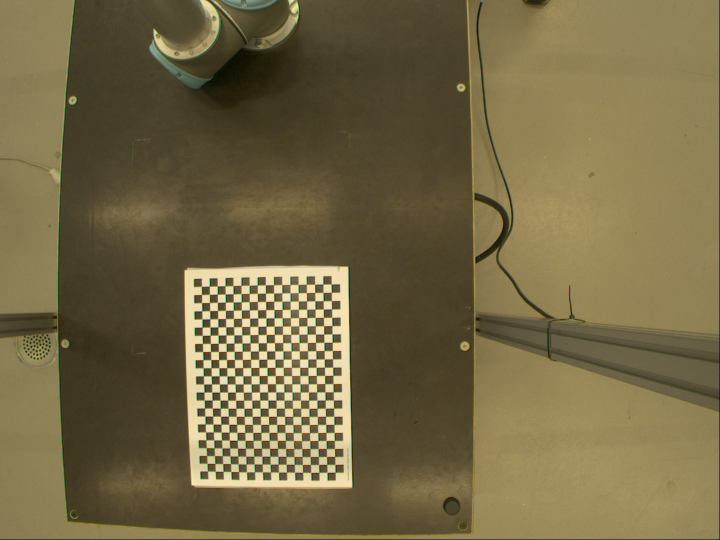
#> input picture calibration/Image__2018-10-05__10-29-04.png, 1440 x 1080 px (shown at 1/2 size); its folder holds only this picture in this run
$ python test.py
#> lines starting #> are read from the running program, lines starting #| are printed output that depends on the picture; after the words box and inside, x2 and y2 are one past the last pixel; in counts of white or black regions, pixels touching at a corner belong together; long printed decimals are rounded
import numpy as np
import cv2 as cv
import glob
import os
import yaml
class CameraCalibration:
    def __init__(self, chessboardSize, imageFolderPath, useFisheye=False):
        self.chessboardSize = chessboardSize
        self.imageFolderPath = imageFolderPath
        self.useFisheye = useFisheye
        self.objpoints = []  # 3d point in real-world space
        self.imgpoints = []  # 2d points in image plane.
        self.cameraMatrix = None
        self.dist = None
        self.rvecs = None
        self.tvecs = None
    def findChessboardCorners(self):
        criteria = (cv.TERM_CRITERIA_EPS + cv.TERM_CRITERIA_MAX_ITER, 30, 0.001)
        objp = np.zeros((self.chessboardSize[0] * self.chessboardSize[1], 3), np.float32)
        objp[:,:2] = np.mgrid[0:self.chessboardSize[0],0:self.chessboardSize[1]].T.reshape(-1,2)
        size_of_chessboard_squares_mm = 20
        objp = objp * size_of_chessboard_squares_mm

        images = glob.glob(self.imageFolderPath + '/*.png')

        for image in images:
            if image:
                img = cv.imread(image)
#> img is the input picture: shape (1080, 1440, 3); mean B, G, R 69.3, 103.9, 116.1
                gray = cv.cvtColor(img, cv.COLOR_BGR2GRAY)
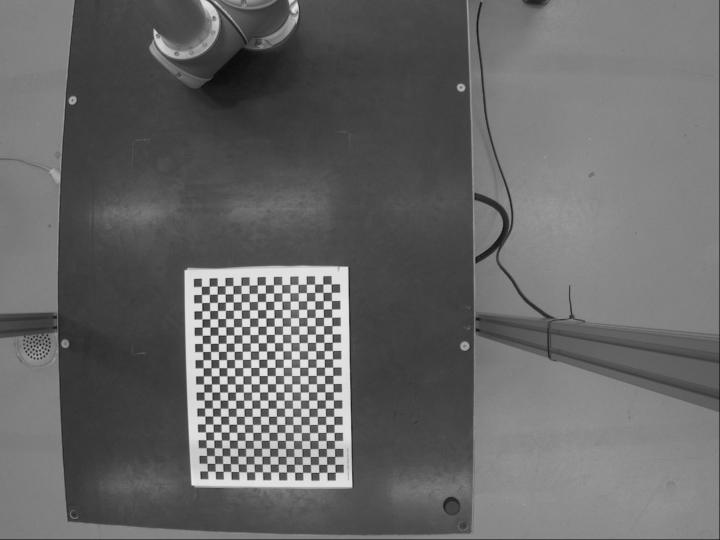
#> gray: shape (1080, 1440) (shown at 1/2 size); min 0, max 244, mean 103.6
                ret, corners = cv.findChessboardCorners(gray, self.chessboardSize, None)
#> ret = True; corners = 408 rows, first 8: [415.7, 942.6], [414.7, 927.8], [414.2, 911.9], [412.8, 896.3], [412.5, 880.3], [411.9, 864.8], [411, 848.7], [410.6, 832.7]

                if ret == True:
                    self.objpoints.append(objp)
                    corners2 = cv.cornerSubPix(gray, corners, (11,11), (-1,-1), criteria)
#> corners2 = 408 rows, first 8: [415.5, 942.6], [414.6, 927.3], [414.1, 911.7], [412.9, 895.9], [412.5, 880.3], [411.8, 864.5], [410.9, 848.6], [410.4, 832.6]
                    self.imgpoints.append(corners)

                    # Draw and save the corners in a results folder
                    cv.drawChessboardCorners(img, self.chessboardSize, corners2, ret)
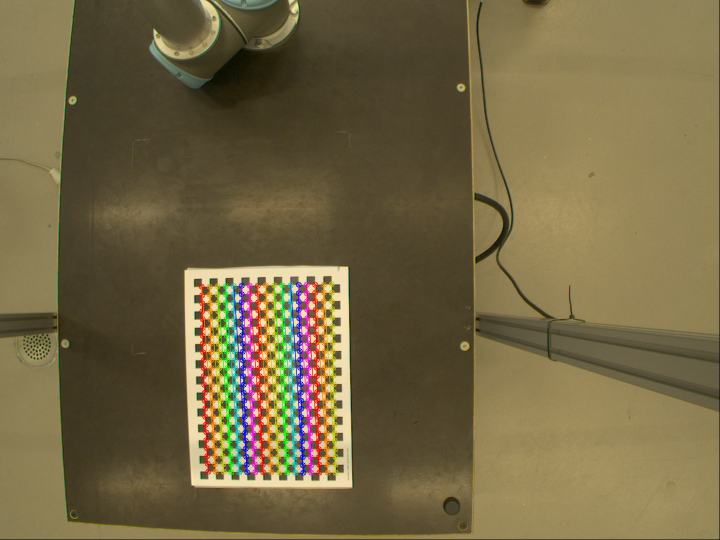
#> img: shape (1080, 1440, 3) (shown at 1/2 size); 4.02% of pixels changed, all inside (x1, y1, x2, y2) = (397, 562, 678, 952)
                    result_folder = os.path.join(os.path.dirname(self.imageFolderPath), "results")
                    os.makedirs(result_folder, exist_ok=True)
                    result_path = os.path.join(result_folder, os.path.basename(image))
                    cv.imwrite(result_path, img)

    def calibrateCamera(self, frameSize):
#> called with frameSize = (1440, 1080)
        if self.useFisheye:
            ret, self.cameraMatrix, self.dist, self.rvecs, self.tvecs = cv.fisheye.calibrate(
                self.objpoints, self.imgpoints, frameSize, None, None)
        else:
            ret, self.cameraMatrix, self.dist, self.rvecs, self.tvecs = cv.calibrateCamera(
                self.objpoints, self.imgpoints, frameSize, None, None)
#> ret = 0.225; self.cameraMatrix = [[1159.6, 0, 835], [0, 1153.2, 543.9], [0, 0, 1]]; self.dist = [[-0.272, 0.481, 0.0174, -0.00791, -0.846]]; self.rvecs = ([0.0201, 0.0296, -1.58],); self.tvecs = ([-518.2, 491.8, 1390.4],)

        # Save camera calibration matrices to YAML files
        calibration_data = {
            'cameraMatrix': self.cameraMatrix,
            'dist': self.dist,
            'rvecs': self.rvecs,
            'tvecs': self.tvecs,
        }
#> calibration_data = {'cameraMatrix': [[1159.6, 0, 835], [0, 1153.2, 543.9], [0, 0, 1]], 'dist': [[-0.272, 0.481, 0.0174, -0.00791, -0.846]], 'rvecs': ([0.0201, 0.0296, -1.58],), 'tvecs': ([-518.2, 491.8, 1390.4],)}
        calibration_file = 'camera_calibration.yml'
        with open(calibration_file, 'w') as outfile:
            yaml.dump(calibration_data, outfile)

    def undistortImage(self, inputImagePath, outputImagePath):
        img = cv.imread(inputImagePath)
        h, w = img.shape[:2]
        newCameraMatrix, roi = cv.getOptimalNewCameraMatrix(self.cameraMatrix, self.dist, (w, h), 1, (w, h))
        dst = cv.undistort(img, self.cameraMatrix, self.dist, None, newCameraMatrix)
        x, y, w, h = roi
        dst = dst[y:y + h, x:x + w]
        cv.imwrite(outputImagePath, dst)

    def calculateReprojectionError(self):
        mean_error = 0
        for i in range(len(self.objpoints)):
            imgpoints2, _ = cv.projectPoints(self.objpoints[i], self.rvecs[i], self.tvecs[i], self.cameraMatrix, self.dist)
            error = cv.norm(self.imgpoints[i], imgpoints2, cv.NORM_L2)/len(imgpoints2)
            mean_error += error
#> this loop made 1 pass
#> (error, mean_error) on pass 1: (0.0111, 0.0111)
#> after the loop, mean_error = 0.0111
        return mean_error / len(self.objpoints)
if __name__ == "__main__":
    chessboardSize = (24, 17)
    frameSize = (1440, 1080)
    imageFolderPath = '/home/kia/CalibrationHub/calibration'

    calibration = CameraCalibration(chessboardSize, imageFolderPath, useFisheye=False)
    calibration.findChessboardCorners()
    calibration.calibrateCamera(frameSize)

    reprojection_error = calibration.calculateReprojectionError()
#> reprojection_error = 0.0111
    print("Total reprojection error: {}".format(reprojection_error))
#| Total reprojection error: 0.01113

    # Create an "undistorted" folder to save the undistorted images
    undistorted_folder = 'undistorted'
    os.makedirs(undistorted_folder, exist_ok=True)

    # Loop through all images in the folder and undistort them
    images = glob.glob(os.path.join(imageFolderPath, '*.png'))
    for image_path in images:
        filename = os.path.basename(image_path)
        output_image_path = os.path.join(undistorted_folder, filename)
        calibration.undistortImage(image_path, output_image_path)
#> in undistortImage, `newCameraMatrix, roi = cv.getOptimalNewCameraMatrix(self.cameraMatrix,..`: newCameraMatrix = [[1032.8, 0, 743.7], [0, 1014.2, 577.3], [0, 0, 1]]; roi = (0, 99, 1282, 949)
#> in undistortImage, `dst = cv.undistort(img, self.cameraMatrix, self.dist, None, newCameraM..`:
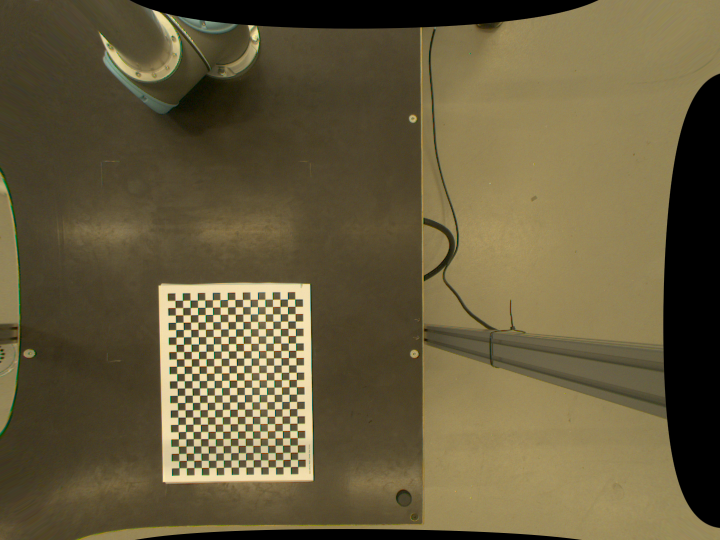
#> dst: shape (1080, 1440, 3) (shown at 1/2 size); mean B, G, R 61.3, 92.2, 103.2
#> in undistortImage, `x, y, w, h = roi`: x = 0; y = 99; w = 1282; h = 949
#> in undistortImage, `dst = dst[y:y + h, x:x + w]`:
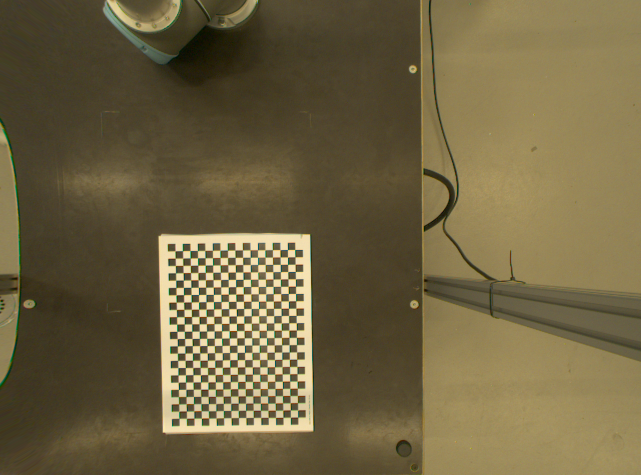
#> dst: shape (949, 1282, 3) (shown at 1/2 size); mean B, G, R 66.2, 99.4, 111.5

$ run again, on calibration/Image__2018-10-05__10-30-37.png
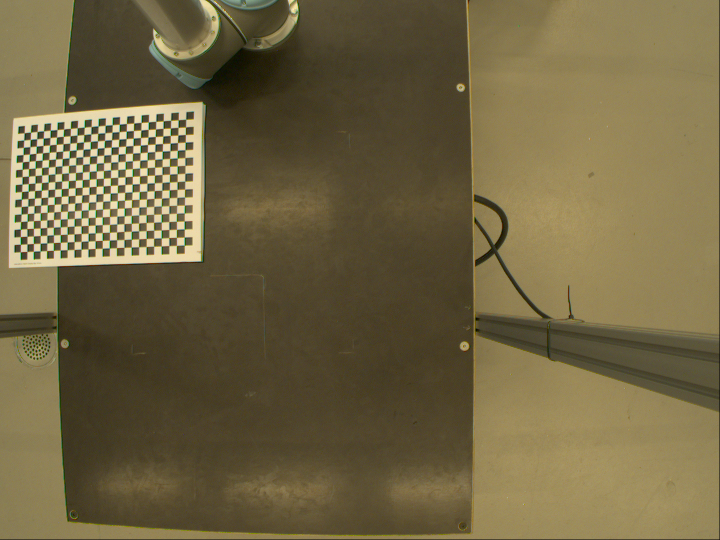
#> input picture calibration/Image__2018-10-05__10-30-37.png, 1440 x 1080 px (shown at 1/2 size)
#> in findChessboardCorners, img is the input picture: shape (1080, 1440, 3); mean B, G, R 67.1, 101, 112.8
#> in findChessboardCorners, `gray = cv.cvtColor(img, cv.COLOR_BGR2GRAY)`:
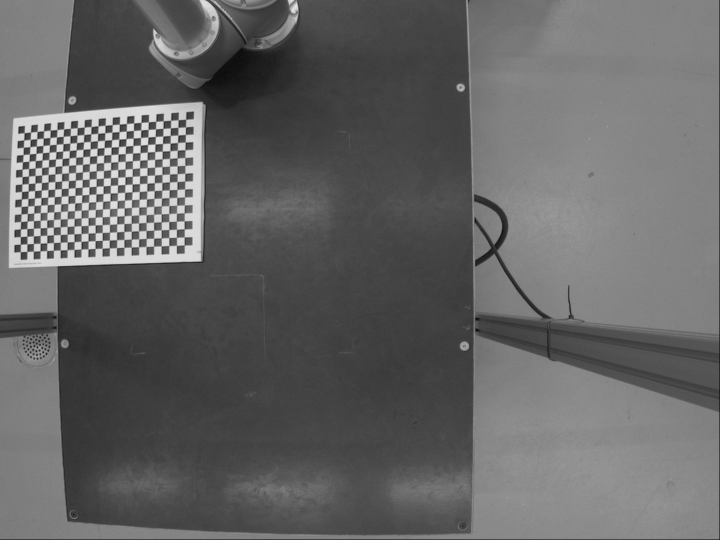
#> gray: shape (1080, 1440) (shown at 1/2 size); min 0, max 252, mean 100.6
#> in findChessboardCorners, `ret, corners = cv.findChessboardCorners(gray, self.chessboardSize, None)`: ret = True; corners = 408 rows, first 8: [48.69, 266.4], [61.85, 264.6], [74.59, 263.7], [87.95, 262.3], [100.9, 260.6], [114.6, 259.6], [128.2, 258.8], [141.6, 257.1]
#> corners2 = 408 rows, first 8: [45.44, 266.5], [61.7, 264.6], [68.33, 264], [87.92, 262.2], [94.12, 261.2], [114.5, 259.7], [127.9, 258.4], [141.4, 257.1]
#> img: shape (1080, 1440, 3); 3.68% of pixels changed, all inside (x1, y1, x2, y2) = (33, 233, 379, 511)
#> in calibrateCamera, `ret, self.cameraMatrix, self.dist, self.rvecs, self.tvecs = cv.calibra..`: ret = 1.42; self.cameraMatrix = [[613.8, 0, 681.9], [0, 617.5, 794.4], [0, 0, 1]]; self.dist = [[-0.0795, 0.0112, -0.0179, -0.0073, -0.00149]]; self.rvecs = ([-0.00475, 0.0313, -0.00904],); self.tvecs = ([-848.4, -683.7, 768.7],)
#> calibration_data = {'cameraMatrix': [[613.8, 0, 681.9], [0, 617.5, 794.4], [0, 0, 1]], 'dist': [[-0.0795, 0.0112, -0.0179, -0.0073, -0.00149]], 'rvecs': ([-0.00475, 0.0313, -0.00904],), 'tvecs': ([-848.4, -683.7, 768.7],)}
#> the loop in calculateReprojectionError, `for i in range(len(self.objpoints)):` made 1 pass
#> (error, mean_error) on pass 1: (0.0702, 0.0702)
#> after the loop in calculateReprojectionError, `for i in range(len(self.objpoints)):`: mean_error = 0.0702
#| Total reprojection error: 0.07019
#> newCameraMatrix = [[335.8, 0, 424.7], [0, 321.3, 865.5], [0, 0, 1]]; roi = (27, 434, 892, 587)
#> in undistortImage, `x, y, w, h = roi`: x = 27; y = 434; w = 892; h = 587
#> in undistortImage, `dst = dst[y:y + h, x:x + w]`:
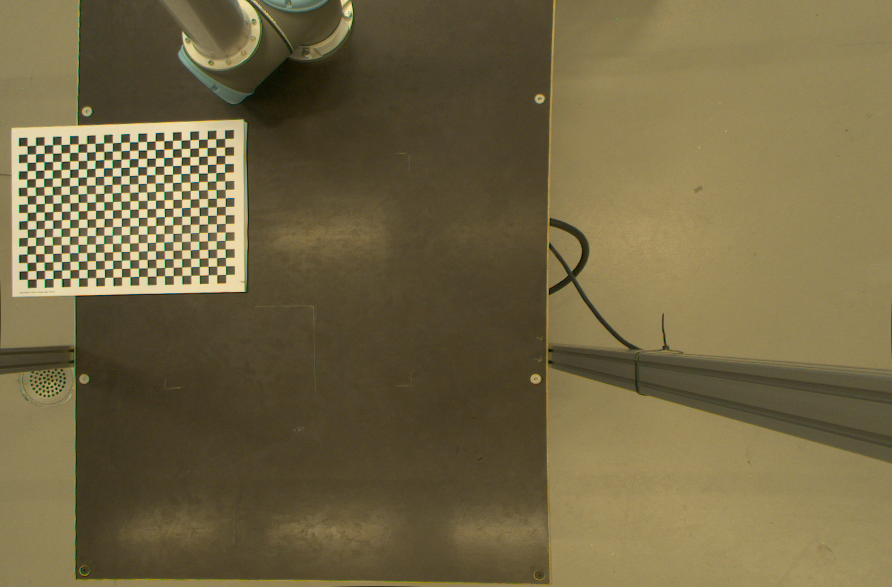
#> dst: shape (587, 892, 3); mean B, G, R 68.6, 103.1, 115

$ run again, on calibration/Image__2018-10-05__10-30-50.png
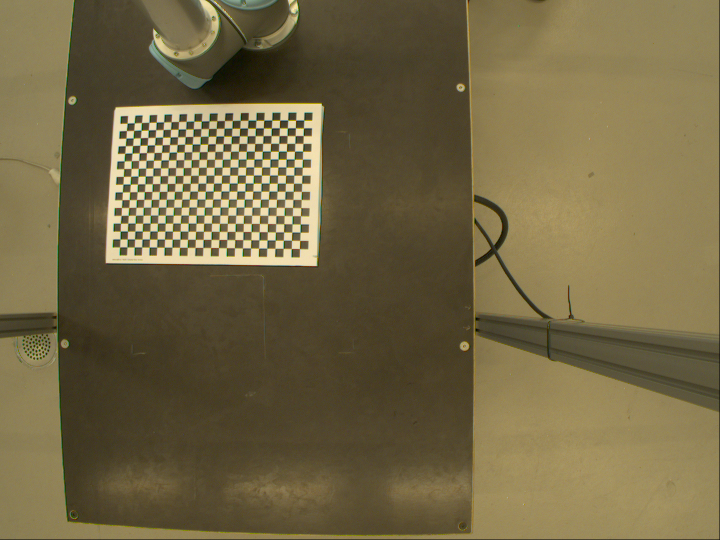
#> input picture calibration/Image__2018-10-05__10-30-50.png, 1440 x 1080 px (shown at 1/2 size)
#> in findChessboardCorners, img is the input picture: shape (1080, 1440, 3); mean B, G, R 68.9, 103, 115
#> in findChessboardCorners, `gray = cv.cvtColor(img, cv.COLOR_BGR2GRAY)`:
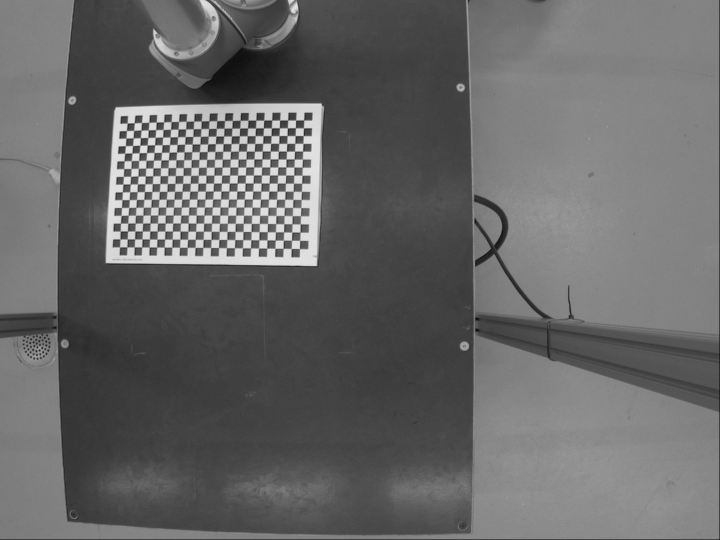
#> gray: shape (1080, 1440) (shown at 1/2 size); min 0, max 251, mean 102.7
#> in findChessboardCorners, `ret, corners = cv.findChessboardCorners(gray, self.chessboardSize, None)`: ret = True; corners = 408 rows, first 8: [254.8, 246.7], [269.1, 246.5], [283.8, 245.8], [298.5, 245.2], [312.9, 244.6], [328.1, 244.3], [342.7, 244.3], [358.2, 243.4]
#> corners2 = 408 rows, first 8: [254.7, 246.6], [269, 246.3], [283.4, 245.6], [298.4, 245.1], [312.9, 244.6], [328.1, 244.3], [342.7, 243.9], [358, 243.4]
#> img: shape (1080, 1440, 3); 3.91% of pixels changed, all inside (x1, y1, x2, y2) = (234, 235, 615, 505)
#> in calibrateCamera, `ret, self.cameraMatrix, self.dist, self.rvecs, self.tvecs = cv.calibra..`: ret = 0.257; self.cameraMatrix = [[227.8, 0, 694.3], [0, 229.2, 611.9], [0, 0, 1]]; self.dist = [[-0.0113, 0.000608, -0.000398, -0.000265, -3.05e-05]]; self.rvecs = ([-0.00279, 0.00565, 0.0234],); self.tvecs = ([-566.2, -467.1, 276.9],)
#> calibration_data = {'cameraMatrix': [[227.8, 0, 694.3], [0, 229.2, 611.9], [0, 0, 1]], 'dist': [[-0.0113, 0.000608, -0.000398, -0.000265, -3.05e-05]], 'rvecs': ([-0.00279, 0.00565, 0.0234],), 'tvecs': ([-566.2, -467.1, 276.9],)}
#> the loop in calculateReprojectionError, `for i in range(len(self.objpoints)):` made 1 pass
#> (error, mean_error) on pass 1: (0.0127, 0.0127)
#> after the loop in calculateReprojectionError, `for i in range(len(self.objpoints)):`: mean_error = 0.0127
#| Total reprojection error: 0.01271
#> newCameraMatrix = [[152.6, 0, 769.3], [0, 148.5, 577.9], [0, 0, 1]]; roi = (304, 181, 964, 699)
#> in undistortImage, `x, y, w, h = roi`: x = 304; y = 181; w = 964; h = 699
#> in undistortImage, `dst = dst[y:y + h, x:x + w]`:
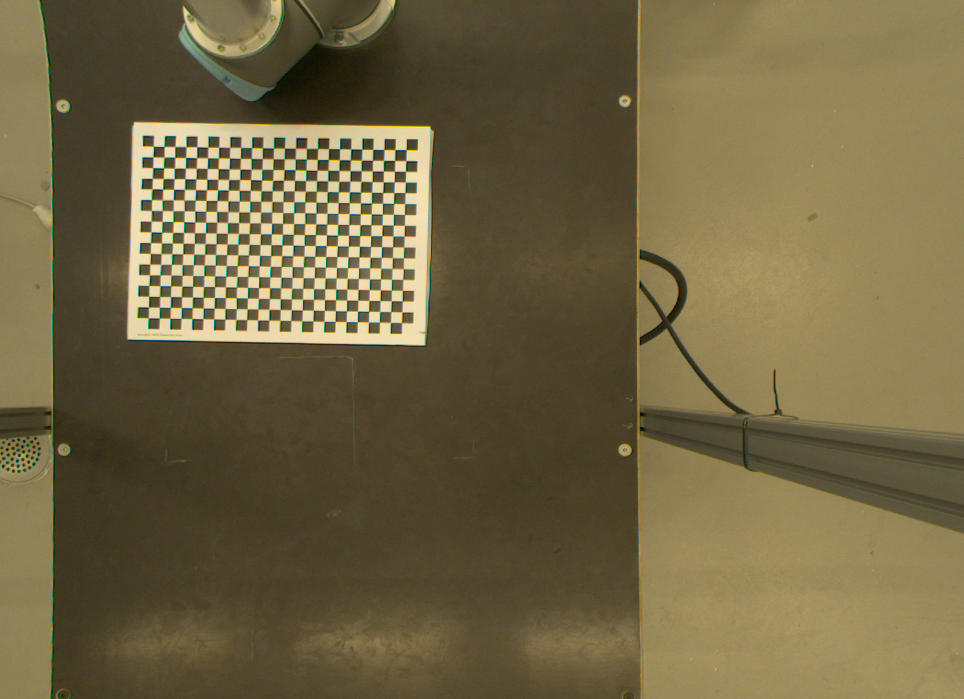
#> dst: shape (699, 964, 3); mean B, G, R 67.6, 101.2, 113.2

$ run again, on calibration/Image__2018-10-05__10-31-05.png
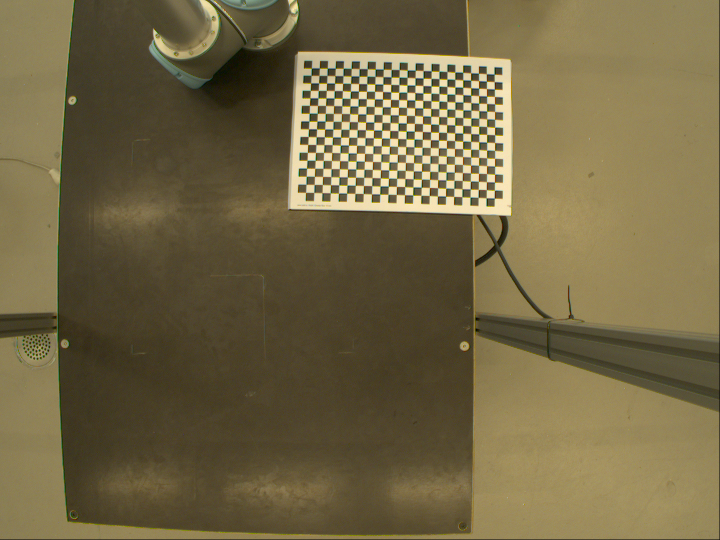
#> input picture calibration/Image__2018-10-05__10-31-05.png, 1440 x 1080 px (shown at 1/2 size)
#> in findChessboardCorners, img is the input picture: shape (1080, 1440, 3); mean B, G, R 68.9, 102.8, 114.7
#> in findChessboardCorners, `gray = cv.cvtColor(img, cv.COLOR_BGR2GRAY)`:
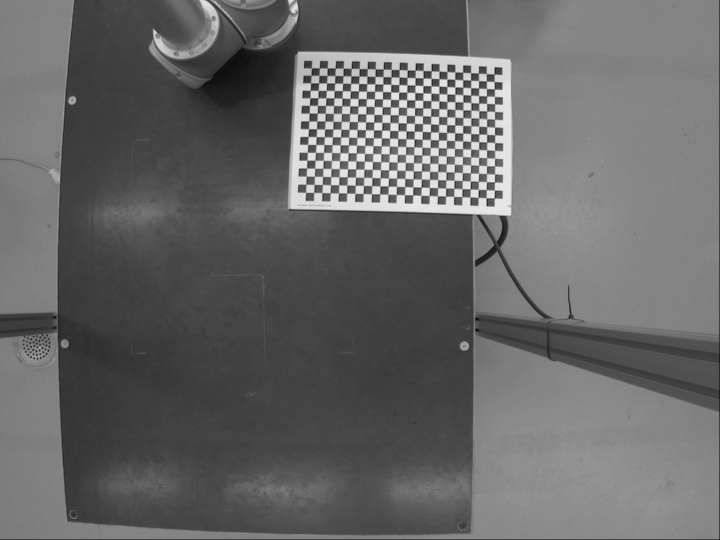
#> gray: shape (1080, 1440) (shown at 1/2 size); min 0, max 251, mean 102.5
#> in findChessboardCorners, `ret, corners = cv.findChessboardCorners(gray, self.chessboardSize, None)`: ret = True; corners = 408 rows, first 8: [623.4, 136.8], [639.4, 136.6], [655, 136.6], [671, 136.8], [687.2, 137.1], [702.7, 137.1], [718.8, 138.1], [735.1, 138.2]
#> corners2 = 408 rows, first 8: [623.2, 136.4], [639.2, 136.5], [654.9, 136.5], [670.9, 136.7], [686.9, 136.7], [702.7, 137.2], [718.8, 137.6], [734.8, 138.1]
#> img: shape (1080, 1440, 3); 3.97% of pixels changed, all inside (x1, y1, x2, y2) = (606, 130, 997, 404)
#> in calibrateCamera, `ret, self.cameraMatrix, self.dist, self.rvecs, self.tvecs = cv.calibra..`: ret = 0.222; self.cameraMatrix = [[1469.4, 0, 574.9], [0, 1464.1, 689.9], [0, 0, 1]]; self.dist = [[-0.233, -0.544, -0.0215, 0.0103, 1.09]]; self.rvecs = ([-0.0201, 0.082, 0.0409],); self.tvecs = ([57.66, -691.6, 1797.1],)
#> calibration_data = {'cameraMatrix': [[1469.4, 0, 574.9], [0, 1464.1, 689.9], [0, 0, 1]], 'dist': [[-0.233, -0.544, -0.0215, 0.0103, 1.09]], 'rvecs': ([-0.0201, 0.082, 0.0409],), 'tvecs': ([57.66, -691.6, 1797.1],)}
#> the loop in calculateReprojectionError, `for i in range(len(self.objpoints)):` made 1 pass
#> (error, mean_error) on pass 1: (0.011, 0.011)
#> after the loop in calculateReprojectionError, `for i in range(len(self.objpoints)):`: mean_error = 0.011
#| Total reprojection error: 0.01097
#> newCameraMatrix = [[1308.9, 0, 578.6], [0, 1304.9, 671], [0, 0, 1]]; roi = (32, 34, 1359, 998)
#> in undistortImage, `x, y, w, h = roi`: x = 32; y = 34; w = 1359; h = 998
#> in undistortImage, `dst = dst[y:y + h, x:x + w]`:
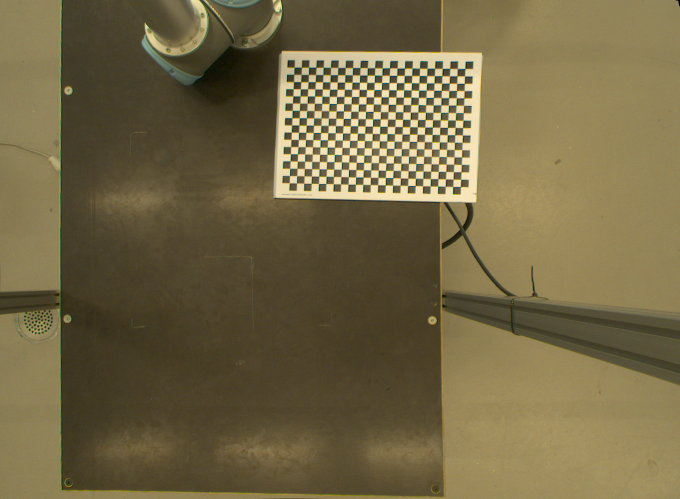
#> dst: shape (998, 1359, 3) (shown at 1/2 size); mean B, G, R 69.2, 103.4, 115.4
